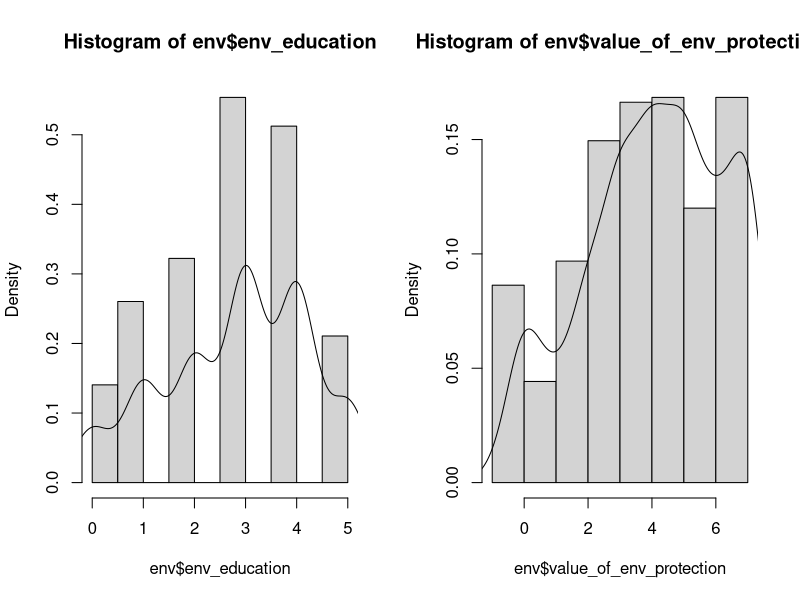
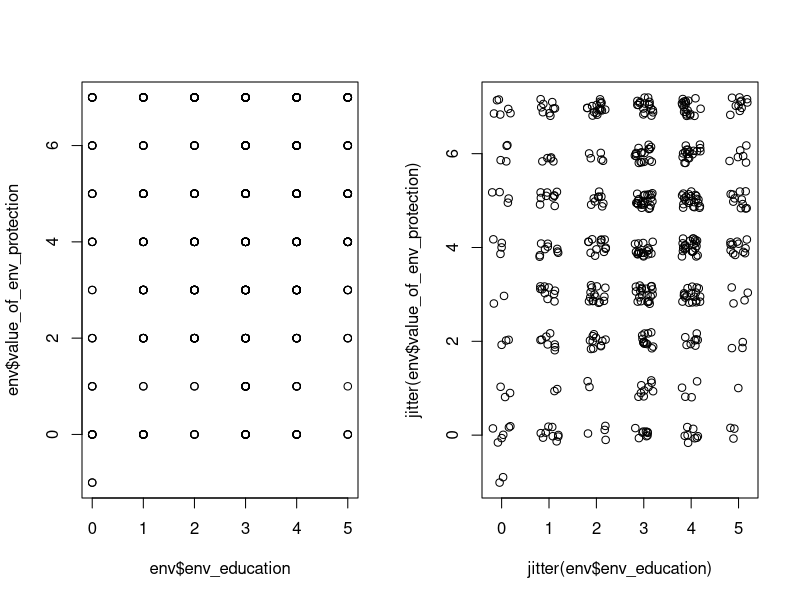
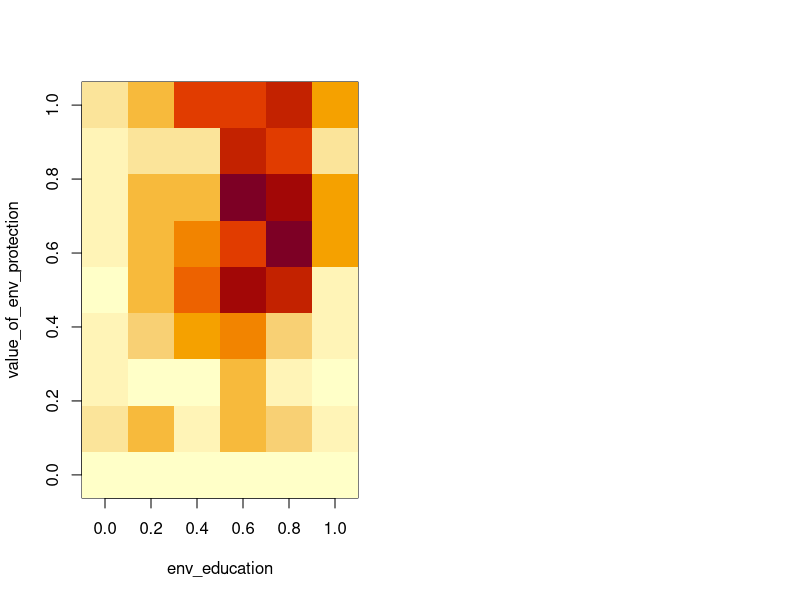
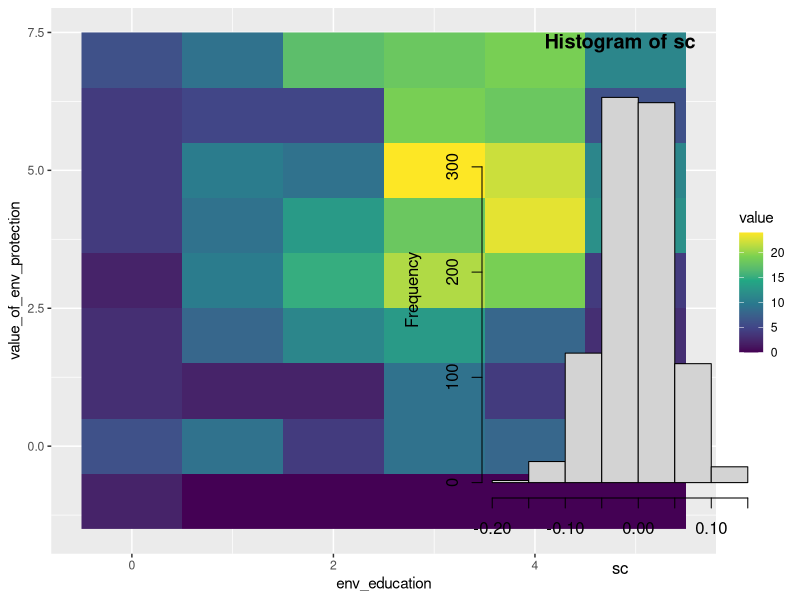
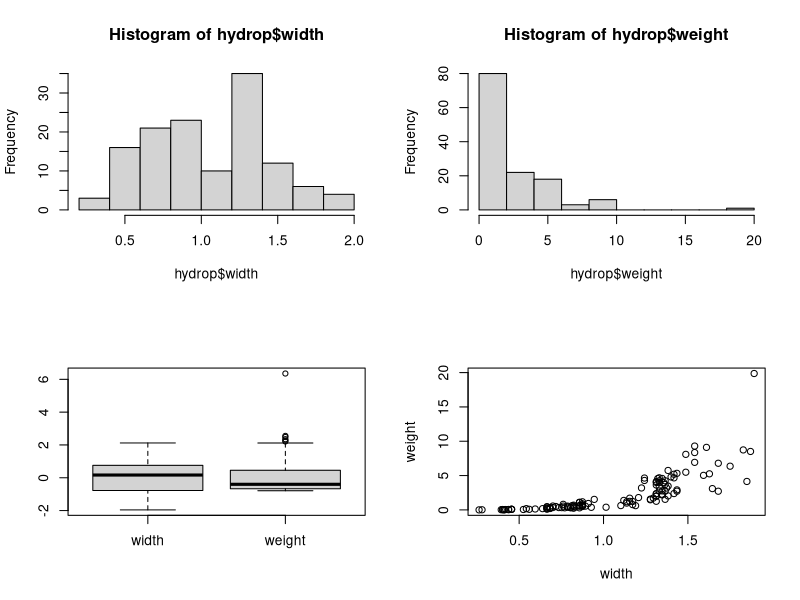
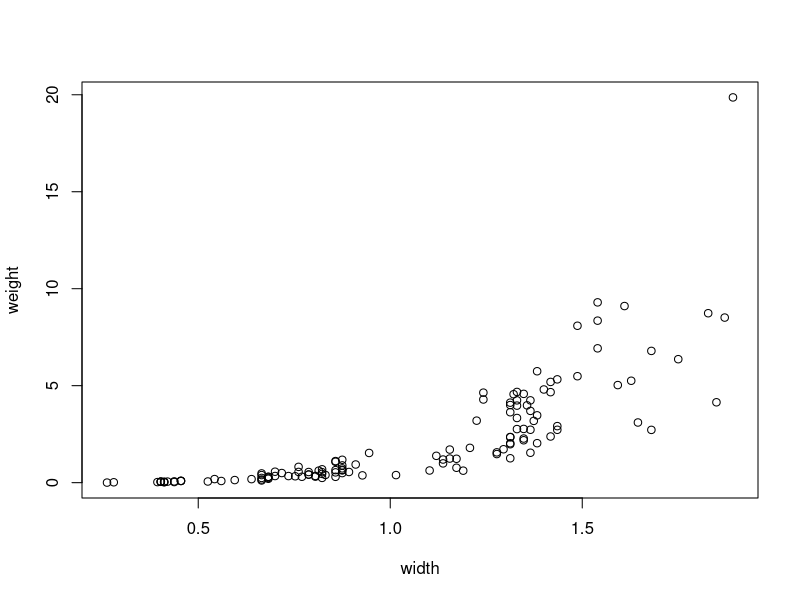
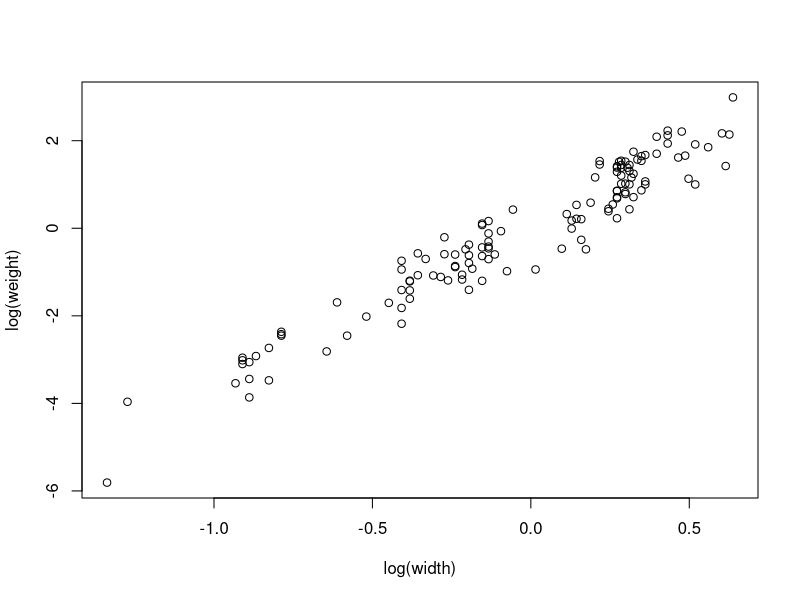
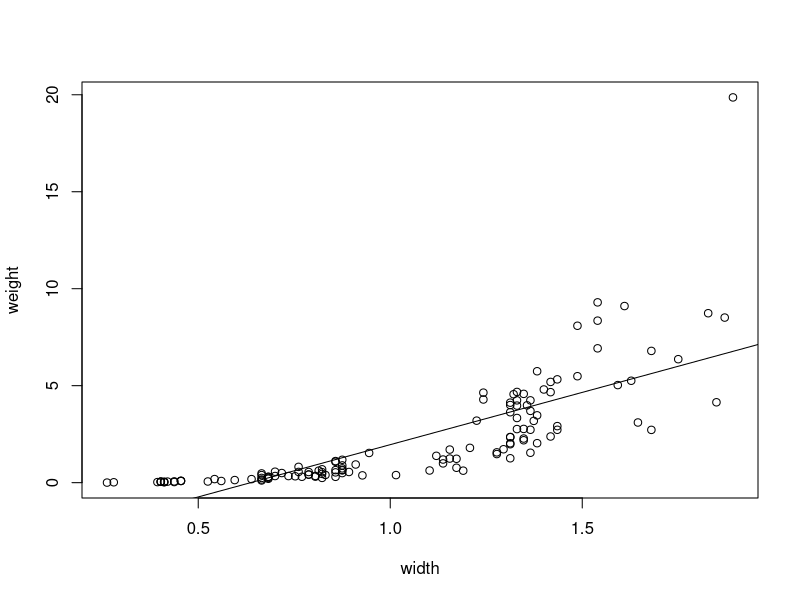

R code for these plots, in order: (Note: this script raises an error after producing the figures.)
## ---- chunk 1
knitr::opts_chunk$set(echo = TRUE, error=TRUE)
## ---- chunk 2

rm(list=ls(all=TRUE))

env = read.csv("data/env_values.csv")

str(env)

## ---- chunk 3
layout(matrix(1:2,nrow=1,ncol=2,byrow=TRUE)) # making room for two graphs
hist(env$env_education,freq=FALSE); lines(density(env$env_education,na.rm=TRUE))
hist(env$value_of_env_protection,freq=FALSE); lines(density(env$value_of_env_protection,na.rm=TRUE))

plot(env$env_education,env$value_of_env_protection)
plot(jitter(env$env_education),jitter(env$value_of_env_protection))

tab = table(env)
image(tab,xlab="env_education",ylab="value_of_env_protection")

# and the same a bit more complicated with enigmatic graphic package ggplot:
library(reshape2)
library(ggplot2)
pl_dat = melt(tab)
ggplot(pl_dat, aes(x = env_education, y = value_of_env_protection)) + 
	geom_raster(aes(fill = value)) + scale_fill_viridis_c()
## ---- chunk 4
cor(env$env_education,env$value_of_env_protection,use="na.or.complete",method="spearman")

cor.test(env$env_education,env$value_of_env_protection,method="spearman")

nrow(env)-sum(is.na(env$env_education) | is.na(env$value_of_env_protection)) # sample size without NAs
## ---- chunk 5
cor.test(env$env_education,env$value_of_env_protection,method="spearman",alternative = "greater")

# alternatively just stick to default (alternative ="two.sided") and divide P by 2.
cor.test(env$env_education,env$value_of_env_protection,method="spearman")$p.value / 2
## ---- chunk 6
# Spearman correlation significance test by permutation (one-sided)
sc<-rep(NA,1000) # to collect correlation coefficients computed from permuted data
for(i in 1:1000) {
  sc[i]<-cor(cbind(sample(env$env_education),env$value_of_env_protection),
      use="pairwise.complete.obs",method="spearman")[1,2]
}
hist(sc)
sum(sc>=cor(env,use="pairwise.complete.obs",method="spearman")[1,2])/1000
## ---- chunk 7
hydrop = read.table("data/Hydropsyche.txt", header = TRUE)
str(hydrop)
## ---- chunk 8
layout(matrix(1:4,2,2,byrow=T))
hist(hydrop$width)
hist(hydrop$weight) # extremely skewed!
boxplot(scale(hydrop))
plot(weight~width,data=hydrop)

layout(1)
plot(weight~width,data=hydrop)
plot(log(weight)~log(width),data=hydrop)
## ---- chunk 9
plot(weight~width,data=hydrop)
m1<-lm(weight~width,data=hydrop)
summary(m1)
abline(m1)
## ---- chunk 10
layout(matrix(1:4,2,2))
plot(m1)
## ---- chunk 11
m2<-lm(log(weight)~log(width),data=hydrop)
summary(m2)
coef(m2)
plot(log(weight)~log(width),data=hydrop)
abline(m2)

plot(log(weight)~log(width),data=hydrop)
newdata <- data.frame(width=seq(min(hydrop$width),max(hydrop$width),by=0.1))
pred<-predict(mod,newdata=newdata,interval="confidence",level=0.95) 
matlines(log(newdata$width),pred)

plot(m2) # for diagnostics
## ---- chunk 12
coef(m2)
plot(weight~width,data=hydrop)
x = seq(0,2,by=0.001)
yhat<-exp(coef(m2)[1]) * x^coef(m2)[2] 
lines(hydrop$width,yhat,col="red")

## ---- chunk 13
mic = read.table("data/MicrobesStoichiometry.txt", header = TRUE)

names(mic)
## ---- chunk 14
mic$NP<-factor(mic$NP)
mic<-subset(mic,subset=(NP==5 | NP==50) )
mic<-droplevels(mic)
## ---- chunk 15
plot(mic[,grep("na",names(mic))])
# strong correlations suggest redundant information in those na-signatures
mic$na_avg<-apply(scale(mic[,grep("na",names(mic))]),1,mean)
# this is a good average na-signature, due to scaling all 4 have same weight
## ---- chunk 16
mic$all.treat<-droplevels(mic$all.treat) # some non-used NP levels still in here
# could check distribution within each
i<-0
i<-i+1
hist(mic$na_avg[mic$all.treat==levels(mic$all.treat)[i]])
# just rerun last two lines to get some histograms
# could also just plot all 28
layout(matrix(1:28,nrow=4,ncol=7))
par(mar=c(0,0,0,0))
for(i in 1:28) {
  hist(mic$na_avg[mic$all.treat==levels(mic$all.treat)[i]],xlab="",ylab="",main="",xaxt="n",yaxt="n",col="grey",freq=FALSE)
  lines(density(mic$na_avg[mic$all.treat==levels(mic$all.treat)[i]]))
}
# not all bottles generate ND data, maybe median is better measure for location within each bottle than mean
# now averaging data within each bottle
na_bt_med<-tapply(mic$na_avg,INDEX=mic$all.treat,median)
species<-factor(substr(names(na_bt_med),start=0,stop=3))
phase<-factor(substr(names(na_bt_med),start=5,stop=7))
mic1<-data.frame(species,phase,na_bt_med) # not used any further here

# same operation smarter with aggregate() instead
mic<-mic[,-c(2)] # aggregation will make this factor meaningless
mic2<-aggregate(.~all.treat+species+phase+NP+bottle,data=mic,FUN=median)
# compare shape and size of mic vs. mic2!
## ---- chunk 17
# could do separate tests for each species, but two-way ANOVA is more efficient and could help to find an interesting interaction effect
combfac<-paste(mic2$species,mic2$phase,sep="_")
bartlett.test(mic2$na_avg~combfac)
boxplot(na_avg~species*phase,data=mic2)
# variances are still assumed as homogeneous
hist(unlist(tapply(mic2$na_avg,combfac,scale))) # quick and dirt check says ND may be given ;-)
an<-aov(na_avg~species*phase,data=mic2)
summary(an)
# interaction borderline not significant, thus in principal no post-hoc tests
TukeyHSD(an)

# making an appropriate graph
# Anova tests differences in locations=means, thus boxplots are not really appropriate
means<-tapply(mic2$na_avg,combfac,mean)
sds<-tapply(mic2$na_avg,combfac,sd)
plot(c(1:4),means,xlim=c(0.5,4.5),ylim=c(-1.5,1.5),ylab="avg nucleic acid signature", xlab="",xaxt="n",bty="l")
arrows(x0=c(1:4),y0=means-sds,y1=means+sds,angle=90,code=3)
axis(side=1,at=c(1:4),labels=names(means))
text(c(1:4),means,labels=c("a","b","a","b"),pos=4)
# obvious some things could still be improved, like using different symbols and symbol colors for the treatments  
## ---- chunk 18
mic = read.table("data/MicrobesStoichiometry.txt", header = TRUE)
str(mic)
mic$NP<-factor(mic$NP)
mic<-subset(mic,subset=((NP==5 | NP==50) & growthphase=="log"))
mic<-droplevels(mic)
mic$na_avg<-apply(scale(mic[,grep("na",names(mic))]),1,mean)
names(mic)
mic<-mic[,-c(2)]
mic_agg<-aggregate(.~all.treat+species+growthphase+NP+bottle,data=mic,FUN=median)
mic_agg$combfac<-paste(substr(mic_agg$species,0,3),mic_agg$NP,sep="_")

table(mic_agg$combfac)

bartlett.test(na_avg~combfac,data=mic_agg)
boxplot(na_avg~species*NP,data=mic_agg)
# variances seem homogeneous
hist(unlist(tapply(mic_agg$na_avg,mic_agg$combfac,scale))) # ok
an<-aov(na_avg~species*NP,data=mic_agg)
summary(an)
# interaction significant
# thus post-hoc tests
TukeyHSD(an)

# making an appropriate graph
# Anova tests differences in locations=means, thus boxplots are not really appropriate
means<-tapply(mic_agg$na_avg,mic_agg$combfac,mean)
sds<-tapply(mic_agg$na_avg,mic_agg$combfac,sd)
plot(c(1:4),means,xlim=c(0.5,4.5),ylim=c(-1.5,1.5),ylab="avg nucleic acid signature",xlab="",xaxt="n",bty="l")
arrows(x0=c(1:4),y0=means-sds,y1=means+sds,angle=90,code=3)
axis(side=1,at=c(1:4),labels=names(means))
text(c(1:4),means,labels=c("a","b","b","b"),pos=4)
# obvious some things could still be improved, like using different symbols and symbol colors for the treatments  
